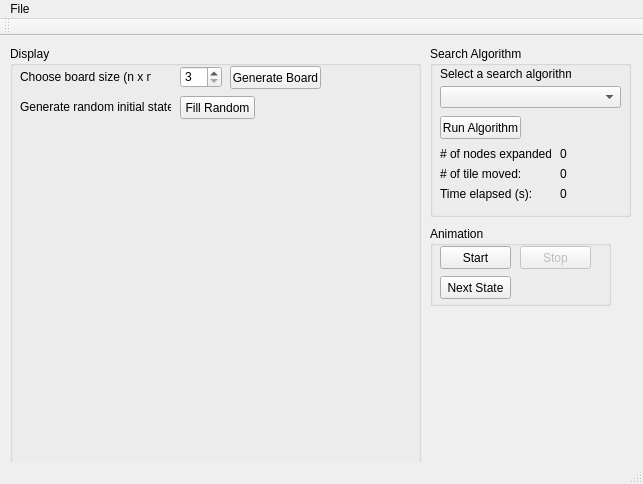
<?xml version="1.0" encoding="UTF-8"?>
<ui version="4.0">
 <class>me586th1ugurmengilliClass</class>
 <widget class="QMainWindow" name="me586th1ugurmengilliClass">
  <property name="geometry">
   <rect>
    <x>0</x>
    <y>0</y>
    <width>643</width>
    <height>484</height>
   </rect>
  </property>
  <property name="windowTitle">
   <string>me586th1ugurmengilli</string>
  </property>
  <widget class="QWidget" name="centralWidget">
   <widget class="QGroupBox" name="algorithmBox">
    <property name="geometry">
     <rect>
      <x>430</x>
      <y>10</y>
      <width>201</width>
      <height>171</height>
     </rect>
    </property>
    <property name="title">
     <string>Search Algorithm</string>
    </property>
    <widget class="QLabel" name="label">
     <property name="geometry">
      <rect>
       <x>10</x>
       <y>20</y>
       <width>131</width>
       <height>16</height>
      </rect>
     </property>
     <property name="text">
      <string>Select a search algorithm:</string>
     </property>
    </widget>
    <widget class="QComboBox" name="algorithms">
     <property name="geometry">
      <rect>
       <x>10</x>
       <y>40</y>
       <width>181</width>
       <height>22</height>
      </rect>
     </property>
    </widget>
    <widget class="QPushButton" name="runButton">
     <property name="geometry">
      <rect>
       <x>10</x>
       <y>70</y>
       <width>81</width>
       <height>23</height>
      </rect>
     </property>
     <property name="text">
      <string>Run Algorithm</string>
     </property>
    </widget>
    <widget class="QLabel" name="label_2">
     <property name="geometry">
      <rect>
       <x>10</x>
       <y>100</y>
       <width>111</width>
       <height>16</height>
      </rect>
     </property>
     <property name="text">
      <string># of nodes expanded:</string>
     </property>
    </widget>
    <widget class="QLabel" name="label_4">
     <property name="geometry">
      <rect>
       <x>10</x>
       <y>120</y>
       <width>91</width>
       <height>16</height>
      </rect>
     </property>
     <property name="text">
      <string># of tile moved:</string>
     </property>
    </widget>
    <widget class="QLabel" name="label_5">
     <property name="geometry">
      <rect>
       <x>10</x>
       <y>140</y>
       <width>91</width>
       <height>16</height>
      </rect>
     </property>
     <property name="text">
      <string>Time elapsed (s):</string>
     </property>
    </widget>
    <widget class="QLabel" name="expandedNodeCount">
     <property name="geometry">
      <rect>
       <x>130</x>
       <y>100</y>
       <width>61</width>
       <height>16</height>
      </rect>
     </property>
     <property name="text">
      <string>0</string>
     </property>
    </widget>
    <widget class="QLabel" name="tileMovedCount">
     <property name="geometry">
      <rect>
       <x>130</x>
       <y>120</y>
       <width>61</width>
       <height>16</height>
      </rect>
     </property>
     <property name="text">
      <string>0</string>
     </property>
    </widget>
    <widget class="QLabel" name="timeElapsed">
     <property name="geometry">
      <rect>
       <x>130</x>
       <y>140</y>
       <width>61</width>
       <height>16</height>
      </rect>
     </property>
     <property name="text">
      <string>0</string>
     </property>
    </widget>
   </widget>
   <widget class="QGroupBox" name="displayBox">
    <property name="geometry">
     <rect>
      <x>10</x>
      <y>10</y>
      <width>411</width>
      <height>421</height>
     </rect>
    </property>
    <property name="title">
     <string>Display</string>
    </property>
    <widget class="QPushButton" name="generateBoardButton">
     <property name="geometry">
      <rect>
       <x>220</x>
       <y>20</y>
       <width>91</width>
       <height>23</height>
      </rect>
     </property>
     <property name="text">
      <string>Generate Board</string>
     </property>
    </widget>
    <widget class="QLabel" name="generateLabel">
     <property name="geometry">
      <rect>
       <x>10</x>
       <y>50</y>
       <width>151</width>
       <height>21</height>
      </rect>
     </property>
     <property name="text">
      <string>Generate random initial state:</string>
     </property>
    </widget>
    <widget class="QLabel" name="label_3">
     <property name="geometry">
      <rect>
       <x>10</x>
       <y>20</y>
       <width>131</width>
       <height>21</height>
      </rect>
     </property>
     <property name="text">
      <string>Choose board size (n x n):</string>
     </property>
    </widget>
    <widget class="QSpinBox" name="boardSize">
     <property name="geometry">
      <rect>
       <x>170</x>
       <y>20</y>
       <width>42</width>
       <height>22</height>
      </rect>
     </property>
     <property name="minimum">
      <number>3</number>
     </property>
     <property name="maximum">
      <number>10</number>
     </property>
     <property name="value">
      <number>3</number>
     </property>
    </widget>
    <widget class="QPushButton" name="fillRandomButton">
     <property name="geometry">
      <rect>
       <x>170</x>
       <y>50</y>
       <width>75</width>
       <height>23</height>
      </rect>
     </property>
     <property name="text">
      <string>Fill Random</string>
     </property>
    </widget>
   </widget>
   <widget class="QGroupBox" name="groupBox">
    <property name="geometry">
     <rect>
      <x>430</x>
      <y>190</y>
      <width>181</width>
      <height>80</height>
     </rect>
    </property>
    <property name="title">
     <string>Animation</string>
    </property>
    <widget class="QPushButton" name="nextStateButton">
     <property name="geometry">
      <rect>
       <x>10</x>
       <y>50</y>
       <width>71</width>
       <height>23</height>
      </rect>
     </property>
     <property name="text">
      <string>Next State</string>
     </property>
    </widget>
    <widget class="QPushButton" name="startButton">
     <property name="geometry">
      <rect>
       <x>10</x>
       <y>20</y>
       <width>71</width>
       <height>23</height>
      </rect>
     </property>
     <property name="text">
      <string>Start</string>
     </property>
    </widget>
    <widget class="QPushButton" name="stopButton">
     <property name="enabled">
      <bool>false</bool>
     </property>
     <property name="geometry">
      <rect>
       <x>90</x>
       <y>20</y>
       <width>71</width>
       <height>23</height>
      </rect>
     </property>
     <property name="text">
      <string>Stop</string>
     </property>
     <property name="checkable">
      <bool>false</bool>
     </property>
     <property name="checked">
      <bool>false</bool>
     </property>
     <property name="default">
      <bool>false</bool>
     </property>
     <property name="flat">
      <bool>false</bool>
     </property>
    </widget>
   </widget>
  </widget>
  <widget class="QMenuBar" name="menuBar">
   <property name="geometry">
    <rect>
     <x>0</x>
     <y>0</y>
     <width>643</width>
     <height>21</height>
    </rect>
   </property>
   <widget class="QMenu" name="menuFile">
    <property name="title">
     <string>File</string>
    </property>
    <addaction name="openFile"/>
   </widget>
   <addaction name="menuFile"/>
  </widget>
  <widget class="QToolBar" name="mainToolBar">
   <attribute name="toolBarArea">
    <enum>TopToolBarArea</enum>
   </attribute>
   <attribute name="toolBarBreak">
    <bool>false</bool>
   </attribute>
  </widget>
  <widget class="QStatusBar" name="statusBar"/>
  <action name="openFile">
   <property name="text">
    <string>Open File</string>
   </property>
  </action>
 </widget>
 <layoutdefault spacing="6" margin="11"/>
 <resources>
  <include location="me586th1ugurmengilli.qrc"/>
 </resources>
 <connections/>
</ui>
